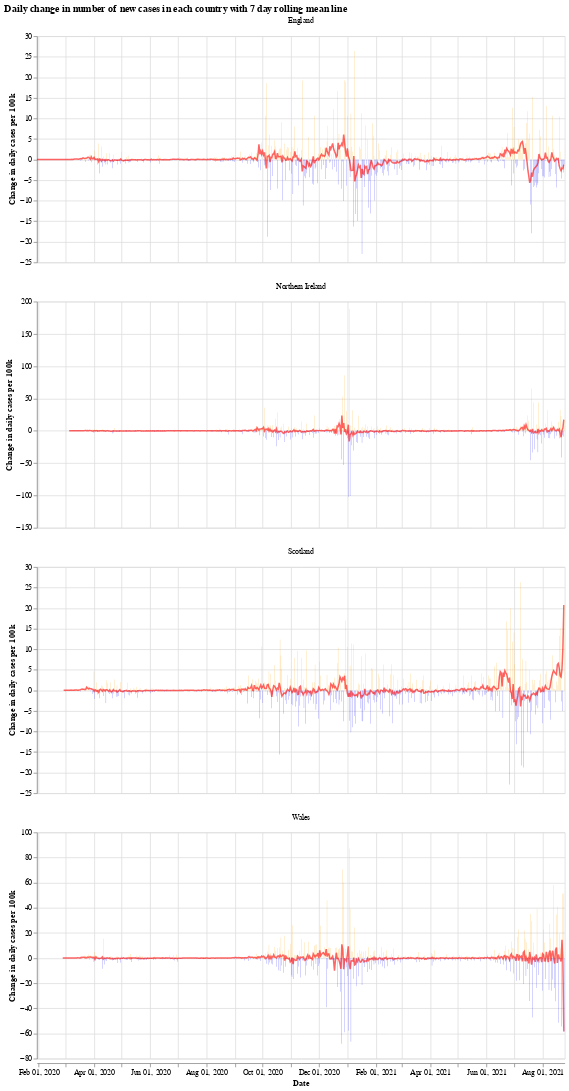

Notebook cell for this chart:
### Markdown cell above
We will use the Python library `Altair` for visualising the data, see the [altair docs](https://altair-viz.github.io/) for more information.

First we have a graph which shows the daily change in the number of new cases for each country. This number jumps up and down all over the place, which is likely due to delay in reporting of new cases over the weekend. Another interesting thing is that it looks like the daily cases in Wales experienced a much shorter period of calm over the summer (calm in the sense of daily cases not jumping up and down).

The orange bars are days when the number of new cases (per 100k population) was more than the previous day, while the blue are days when the number of new cases dropped. The red line is the 7 day moving average. 

When the moving average line is below 0, it means that there is a consistent drop in new cases. We can see this clearly happening around the times that lockdowns were introduced (though, to varying degrees). I will update the graphs soon with a marker of when each lockdown started.

### Code cell
# collapse
import altair as alt

bars = alt.Chart(uk_cases).mark_bar().encode(
    x=alt.X("yearmonthdate(date):T", axis=alt.Axis(title='Date')),
    y=alt.Y("casesChangeRate:Q", axis=alt.Axis(title='Change in daily cases per 100k')),
    tooltip='casesChange',
    color=alt.condition(
        alt.datum.casesChangeRate > 0,
        alt.value("orange"),  # The positive color
        alt.value("blue")  # The negative color
    )
).properties(title='Daily change in number of new cases with 7 day rolling mean',width=700).interactive()

line = alt.Chart(uk_cases).mark_line(
    color='red',
    size=2,
    opacity=0.6
).transform_window(
    rolling_mean='mean(casesChangeRate)',
    frame=[0, 7],
    groupby=['areaName']
).encode(
    x='yearmonthdate(date):T',
    y='rolling_mean:Q'
)

alt.layer(bars, line, data=uk_cases).facet(alt.Column(
    'areaName', title=''), columns=1).resolve_scale(y='independent').properties(title='Daily change in number of new cases in each country with 7 day rolling mean line')

### Figure 1 — Vega-Lite specification as saved in the notebook (floating-point values rounded to 4 significant figures; data arrays with more than 128 entries replaced by an {"elided": "..."} marker saying what was removed)
{"config": {"view": {"continuousWidth": 400, "continuousHeight": 300}}, "data": {"name": "data-321c792aa4d94a56e15d35a4fa6113d3"}, "facet": {"type": "nominal", "field": "areaName", "title": ""}, "spec": {"layer": [{"mark": "bar", "encoding": {"color": {"condition": {"value": "orange", "test": "(datum.casesChangeRate > 0)"}, "value": "blue"}, "tooltip": {"type": "quantitative", "field": "casesChange"}, "x": {"type": "temporal", "axis": {"title": "Date"}, "field": "date", "timeUnit": "yearmonthdate"}, "y": {"type": "quantitative", "axis": {"title": "Change in daily cases per 100k"}, "field": "casesChangeRate"}}, "selection": {"selector001": {"type": "interval", "bind": "scales", "encodings": ["x", "y"]}}, "title": "Daily change in number of new cases with 7 day rolling mean", "width": 700}, {"mark": {"type": "line", "color": "red", "opacity": 0.6, "size": 2}, "encoding": {"x": {"type": "temporal", "field": "date", "timeUnit": "yearmonthdate"}, "y": {"type": "quantitative", "field": "rolling_mean"}}, "transform": [{"window": [{"op": "mean", "field": "casesChangeRate", "as": "rolling_mean"}], "frame": [0, 7], "groupby": ["areaName"]}]}]}, "columns": 1, "resolve": {"scale": {"y": "independent"}}, "title": "Daily change in number of new cases in each country with 7 day rolling mean line", "$schema": "https://vega.github.io/schema/vega-lite/v4.8.1.json", "datasets": {"data-321c792aa4d94a56e15d35a4fa6113d3": {"elided": "2200 records"}}}
